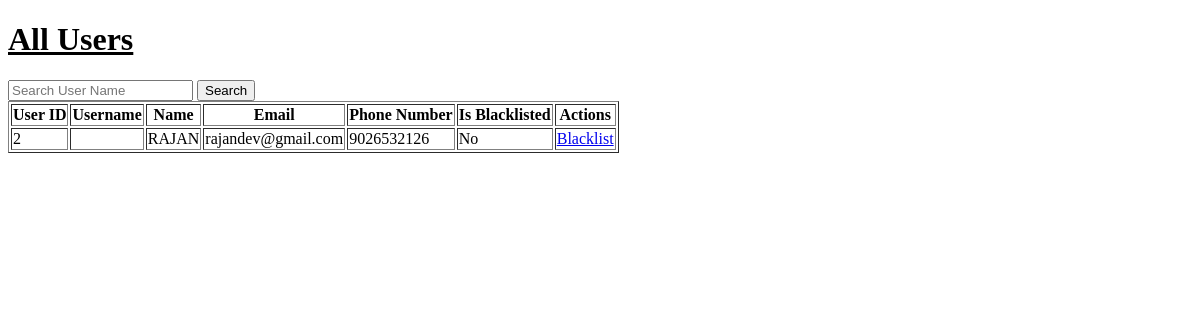
Page /viewAllUsers on the earlier database version.
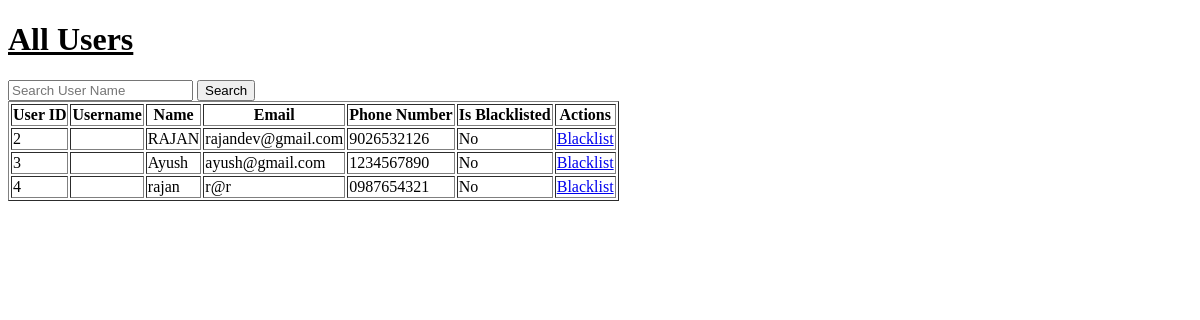
Same page on the later database version.
### app.py (models this page shows)
class User(db.Model):
    __tablename__ ="users"
    user_id = db.Column(db.Integer , nullable = False , primary_key = True )
    name  = db.Column(db.String(50) , nullable = False)
    email = db.Column(db.String(50), nullable =False)
    password = db.Column (db.String(50), nullable = False)
    phone = db.Column (db.String(20),nullable = False )
    role = db.Column(db.String(10), nullable = False )
    status = db.Column(db.String(20),nullable =False )
    is_blacklisted = db.Column(db.Boolean , default = False )

### app.py (the view)
@app.route("/viewAllUsers")
def viewAllUsers():
    AllUsers = User.query.filter_by(role="user").all()
    return render_template("viewAllUsers.html" ,all_users = AllUsers)

### templates/viewAllUsers.html (shortened to what this page needs)
<!DOCTYPE html>
<html lang="en">
<head>
</head>
<body>
    <h1><u> All Users</u></h1>
<form method="GET" class ="search-area">
  <input type="text" name="search" placeholder="Search User Name" />
  <button type="submit">Search</button>
</form>
<div class="view_all_users">
<table border="black" >
    <tr>
        <th>User ID</th>
        <th>Username</th>
        <th>Name</th>
        <th>Email</th>
        <th>Phone Number</th>
        <th> Is Blacklisted </th>
        <th> Actions </th>
    </tr>
    {%for user in all_users%}
  <tr>
    <td>{{user.user_id}}</td>
    <td>{{user.username}}</td>
    <td>{{user.name}}</td>
    <td>{{user.email}}</td>
    <td>{{user.phone}}</td>
    {%if user.is_blacklisted%}
    <td>Yes</td>
    {%else%}
    <td>No</td>
    {%endif%}
    <td><a href="/blacklistStaff/{{user.id}}"> Blacklist </a></td>
  </tr>
  {%endfor%}
</table>
</div>
</body>
</html>

Differences in the rows shown:
added User: user_id "3", name "Ayush", email "ayush@gmail.com", phone "1234567890", is_blacklisted "No"
added User: user_id "4", name "rajan", email "r@r", phone "0987654321", is_blacklisted "No"
